Frame 1 (no input): blank canvas, image omitted
Frame 60 (the mouse pressed at the canvas centre just before this capture): blank canvas, image omitted
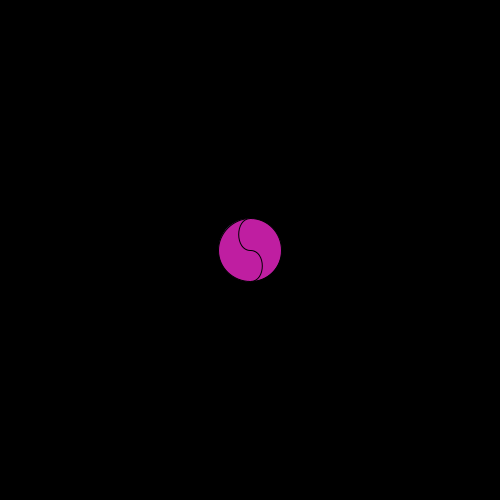
Frame 120 (the mouse held since frame 60 and released just before this capture)

The Processing sketch whose frames 1 and 60 were blank and that drew this single picture after the mouse press (run headless with seeded random() and noise(); from frame 60 on, the mouse is pressed at the canvas centre):

// Processing sketch: processing_107963
// ── processing_107963.pde

void setup() {
  size(500,500);
  background(0);
  frameRate(10);
}

void draw() {
  if (mousePressed) {
    float d1 = generateD1();
    float d2 = generateD2();
    fill(random(255),random(255),random(255));
    yinyang(mouseX,mouseY,d1,d2);
  }
}

float generateD1() {
  float d1 = ((width-mouseX)/4)+1;
  return d1;
}

float generateD2() {
  float d2 = ((height-mouseY)/4)+1;
  return d2;
}

void mouseReleased() {
  fill(0,0,0);
  rect(0,0,width,height);
}

void yinyang(float x, float y, float d1, float d2) {
  
  // weight/pull of curve
  float w = d1/4;
  
  ellipse(x,y,d1,d2);
  
  stroke(0);
  
  // bottom bezier
  float x1=x;
  float y1=y;
  float x2=x;
  float y2=y+d1/2;
  float cx1=x1+w;
  float cy1=y1;
  float cx2=x1+w;
  float cy2=y2;
  bezier(x1,y1,cx1,cy1,cx2,cy2,x2,y2);
  
  // top bezier
  y2=y-d1/2;
  cx1=x-w;
  cx2=x-w;
  cy2=y2;
  bezier(x1,y1,cx1,cy1,cx2,cy2,x2,y2);
  
}
